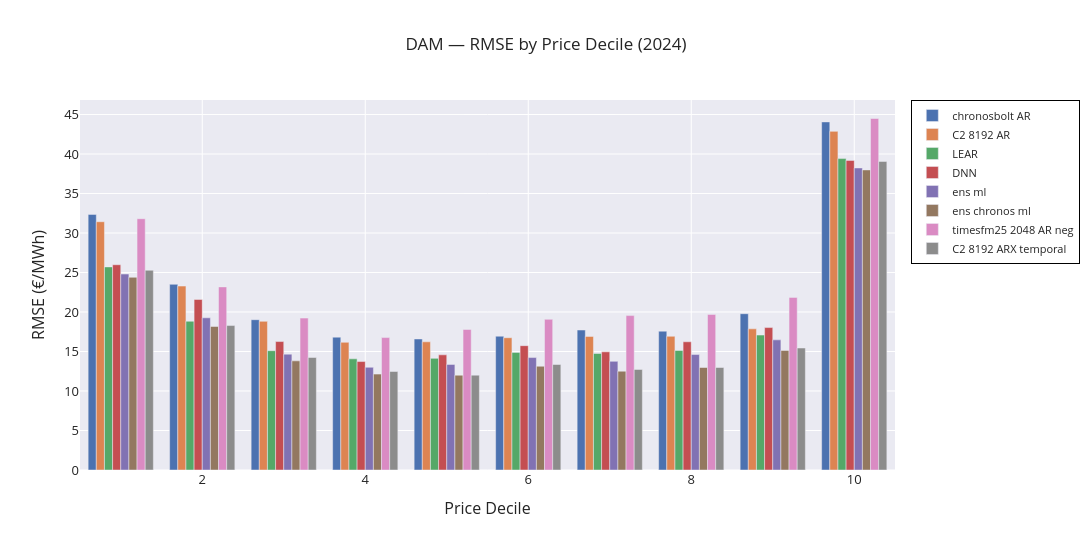

Notebook source saved alongside this figure:
### Code cell
fig2 = go.Figure()
for col in dam_display:
    fig2.add_trace(go.Bar(
        x=decile_rmse_dam.index,
        y=decile_rmse_dam[col],
        name=col.replace('chronos2', 'C2').replace('_', ' '),
    ))

fig2.update_layout(
    barmode='group',
    width=1100, height=550, template=TEMPLATE,
    title='DAM — RMSE by Price Decile (2024)',
    xaxis=dict(title='Price Decile', title_font=dict(size=16), tickfont=dict(size=13)),
    yaxis=dict(title='RMSE (€/MWh)', title_font=dict(size=16), tickfont=dict(size=13)),
    legend=dict(font=dict(size=11), bgcolor='rgba(255,255,255,0.7)', bordercolor='black', borderwidth=1)
)
fig2.show()

### Figure 1 — Plotly figure (JSON) as saved in the notebook; plotly's stock layout.template omitted (floating-point values rounded to 4 significant figures)
{"data": [{"name": "chronosbolt AR", "type": "bar", "x": [1, 2, 3, 4, 5, 6, 7, 8, 9, 10], "y": [32.36, 23.51, 19.03, 16.82, 16.59, 16.94, 17.72, 17.58, 19.79, 44.07]}, {"name": "C2 8192 AR", "type": "bar", "x": [1, 2, 3, 4, 5, 6, 7, 8, 9, 10], "y": [31.43, 23.28, 18.82, 16.16, 16.23, 16.75, 16.91, 16.93, 17.87, 42.87]}, {"name": "LEAR", "type": "bar", "x": [1, 2, 3, 4, 5, 6, 7, 8, 9, 10], "y": [25.71, 18.83, 15.1, 14.07, 14.13, 14.89, 14.75, 15.13, 17.08, 39.42]}, {"name": "DNN", "type": "bar", "x": [1, 2, 3, 4, 5, 6, 7, 8, 9, 10], "y": [25.99, 21.59, 16.26, 13.73, 14.58, 15.74, 14.96, 16.23, 18.03, 39.19]}, {"name": "ens ml", "type": "bar", "x": [1, 2, 3, 4, 5, 6, 7, 8, 9, 10], "y": [24.81, 19.27, 14.67, 13.0, 13.37, 14.23, 13.76, 14.61, 16.47, 38.24]}, {"name": "ens chronos ml", "type": "bar", "x": [1, 2, 3, 4, 5, 6, 7, 8, 9, 10], "y": [24.4, 18.17, 13.82, 12.14, 12.0, 13.14, 12.51, 12.97, 15.13, 37.99]}, {"name": "timesfm25 2048 AR neg", "type": "bar", "x": [1, 2, 3, 4, 5, 6, 7, 8, 9, 10], "y": [31.81, 23.18, 19.23, 16.77, 17.79, 19.08, 19.55, 19.7, 21.85, 44.5]}, {"name": "C2 8192 ARX temporal", "type": "bar", "x": [1, 2, 3, 4, 5, 6, 7, 8, 9, 10], "y": [25.29, 18.29, 14.25, 12.47, 12.01, 13.35, 12.73, 12.97, 15.44, 39.06]}], "layout": {"barmode": "group", "height": 550, "legend": {"bgcolor": "rgba(255,255,255,0.7)", "bordercolor": "black", "borderwidth": 1, "font": {"size": 11}}, "title": {"text": "DAM — RMSE by Price Decile (2024)"}, "width": 1100, "xaxis": {"tickfont": {"size": 13}, "title": {"font": {"size": 16}, "text": "Price Decile"}}, "yaxis": {"tickfont": {"size": 13}, "title": {"font": {"size": 16}, "text": "RMSE (€/MWh)"}}}}
